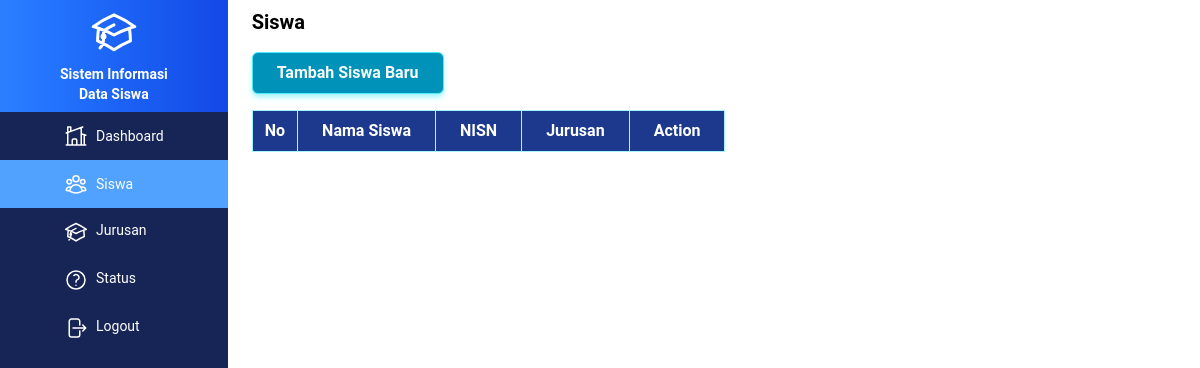
Before: /siswa.php with the older database file.
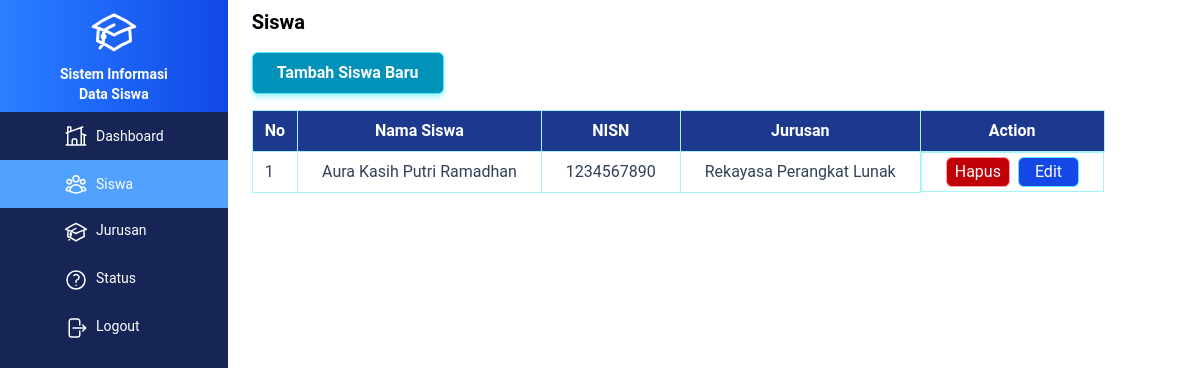
After: the same page with the newer database file.
### tables this page shows
CREATE TABLE `tabel_siswa` (
  `id` int(11) NOT NULL,
  `nama` varchar(100) NOT NULL,
  `nisn` varchar(50) NOT NULL,
  `tmpt_lahir` varchar(100) NOT NULL,
  `tgl_lahir` date NOT NULL,
  `kelamin` enum('Laki-laki','Prempuan') NOT NULL,
  `agama` varchar(100) NOT NULL,
  `alamat` text NOT NULL,
  `keluar` date DEFAULT NULL,
  `ayah` varchar(100) NOT NULL,
  `ibu` varchar(100) NOT NULL,
  `alamat_ortu` text NOT NULL,
  `hp_ortu` varchar(20) NOT NULL,
  `jurusan_id` int(11) NOT NULL,
  `status_id` int(11) NOT NULL DEFAULT 2,
  `foto` varchar(100) NOT NULL,
  `created_at` timestamp NOT NULL DEFAULT current_timestamp(),
  `updated_at` timestamp NOT NULL DEFAULT current_timestamp() ON UPDATE current_timestamp()
);

CREATE TABLE `tabel_jurusan` (
  `id` int(11) NOT NULL,
  `jurusan` varchar(100) NOT NULL,
  `created_at` timestamp NOT NULL DEFAULT current_timestamp(),
  `updated_at` timestamp NOT NULL DEFAULT current_timestamp() ON UPDATE current_timestamp()
);

### src/functions/functionSiswa.php (called while the page is built, shortened)
<?php
    function semuaSiswa($db) {
        $stmt = $db->query("SELECT siswa.*, jurusan.jurusan FROM tabel_siswa AS siswa JOIN tabel_jurusan AS jurusan on siswa.jurusan_id = jurusan.id");
        return $stmt->fetchAll();
    }
?>

### src/siswa.php (the view, shortened to what this page needs)
<?php
    require_once "functions/functionSiswa.php";
    $title = "Siswa";
    $dataSiswa = semuaSiswa($db);
?>
<?php include_once "templates/header.php"; ?>
    <div class="flex h-screen">
        <?php include_once "templates/sidebar.php"; ?>
        <div class="content px-6 py-2">
            <h1 class="text-xl font-semibold"><?php echo $title; ?></h1>
            <a href="tambahSiswa.php" class="px-6 py-2 bg-cyan-600 mt-4 inline-block text-slate-50 font-semibold rounded-md border border-cyan-300 shadow-md shadow-cyan-200 hover:bg-cyan-800 hover:shadow-none">Tambah Siswa Baru</a>
            <table class="mt-4">
                <thead>
                    <tr>
                        <th class="border border-cyan-200 bg-blue-900 text-white py-2 px-3">No</th>
                        <th class="border border-cyan-200 bg-blue-900 text-white py-2 px-6">Nama Siswa</th>
                        <th class="border border-cyan-200 bg-blue-900 text-white py-2 px-6">NISN</th>
                        <th class="border border-cyan-200 bg-blue-900 text-white py-2 px-6">Jurusan</th>
                        <th class="border border-cyan-200 bg-blue-900 text-white py-2 px-6">Action</th>
                    </tr>
                </thead>
                <tbody>
                    <?php $x=1; foreach($dataSiswa as $siswa) : ?>
                    <tr>
                        <td class="border border-cyan-200 text-slate-700 py-1 px-3"><?php echo $x++; ?></td>
                        <td class="border border-cyan-200 text-slate-700 py-1 px-6"><a href="detailSiswa.php?id=<?php echo ($siswa["id"]); ?>"><?php echo htmlspecialchars($siswa["nama"]); ?></a></td>
                        <td class="border border-cyan-200 text-slate-700 py-1 px-6"><?php echo htmlspecialchars($siswa["nisn"]); ?></td>
                        <td class="border border-cyan-200 text-slate-700 py-1 px-6"><?php echo htmlspecialchars($siswa["jurusan"]); ?></td>
                        <td class="border flex items-center gap-2 border-cyan-200 text-slate-700 py-1 px-6">
                            <form action="" method="post" onclick="return confirm('Yakin hapus data siswa !')">
                                <button type="submit" name="hapus" class="bg-red text-white py-0.5 px-2 rounded-md border border-red-300 bg-red-700">Hapus</button>
                            </form>
                            <a href="editSiswa.php?id=<?php echo $siswa["id"]; ?>" class="bg-blue-700 py-0.5 px-4 rounded-md border border-cyan-300 block text-white">Edit</a>
                        </td>
                    </tr>
                    <?php endforeach; ?>
                </tbody>
            </table>
        </div>
    </div>

Changed rows visible on the page:
added tabel_siswa: nama "Aura Kasih Putri Ramadhan", nisn "1234567890", jurusan.jurusan "Rekayasa Perangkat Lunak"
